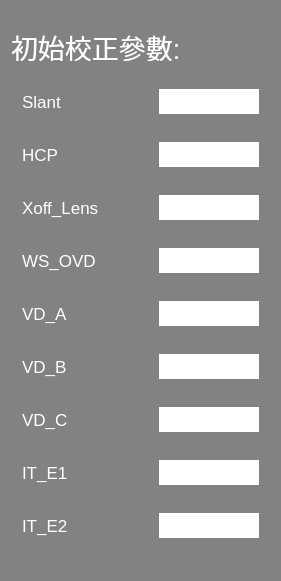
        <widget class="QGroupBox" name="verticalGroupBox">
         <property name="geometry">
          <rect>
           <x>570</x>
           <y>30</y>
           <width>281</width>
           <height>581</height>
          </rect>
         </property>
         <property name="font">
          <font>
           <pointsize>14</pointsize>
          </font>
         </property>
         <property name="styleSheet">
          <string notr="true">color: rgb(255, 255, 255);
background-color: rgb(130, 130, 130);
border-radius: 20px solid gray;</string>
         </property>
         <layout class="QVBoxLayout" name="verticalLayout">
          <item>
           <widget class="QLabel" name="label_23">
            <property name="maximumSize">
             <size>
              <width>16777215</width>
              <height>28</height>
             </size>
            </property>
            <property name="font">
             <font>
              <pointsize>20</pointsize>
             </font>
            </property>
            <property name="text">
             <string>初始校正參數:</string>
            </property>
           </widget>
          </item>
          <item>
           <layout class="QHBoxLayout" name="horizontalLayout_3">
            <item>
             <widget class="QLabel" name="label_2">
              <property name="maximumSize">
               <size>
                <width>120</width>
                <height>16777215</height>
               </size>
              </property>
              <property name="font">
               <font>
                <pointsize>13</pointsize>
               </font>
              </property>
              <property name="text">
               <string>Slant</string>
              </property>
             </widget>
            </item>
            <item>
             <widget class="QLineEdit" name="slant_ini">
              <property name="maximumSize">
               <size>
                <width>100</width>
                <height>16777215</height>
               </size>
              </property>
              <property name="font">
               <font>
                <pointsize>14</pointsize>
               </font>
              </property>
              <property name="styleSheet">
               <string notr="true">background-color: rgb(255, 255, 255);
color: rgb(0, 0, 0);</string>
              </property>
              <property name="text">
               <string/>
              </property>
             </widget>
            </item>
           </layout>
          </item>
          <item>
           <layout class="QHBoxLayout" name="horizontalLayout_2">
            <item>
             <widget class="QLabel" name="label">
              <property name="maximumSize">
               <size>
                <width>120</width>
                <height>16777215</height>
               </size>
              </property>
              <property name="font">
               <font>
                <pointsize>13</pointsize>
               </font>
              </property>
              <property name="text">
               <string>HCP</string>
              </property>
             </widget>
            </item>
            <item>
             <widget class="QLineEdit" name="hcp_ini">
              <property name="maximumSize">
               <size>
                <width>100</width>
                <height>16777215</height>
               </size>
              </property>
              <property name="font">
               <font>
                <pointsize>14</pointsize>
               </font>
              </property>
              <property name="styleSheet">
               <string notr="true">background-color: rgb(255, 255, 255);
color: rgb(0, 0, 0);</string>
              </property>
              <property name="text">
               <string/>
              </property>
             </widget>
            </item>
           </layout>
          </item>
          <item>
           <layout class="QHBoxLayout" name="horizontalLayout_16">
            <item>
             <widget class="QLabel" name="label_16">
              <property name="maximumSize">
               <size>
                <width>120</width>
                <height>16777215</height>
               </size>
              </property>
              <property name="font">
               <font>
                <pointsize>13</pointsize>
               </font>
              </property>
              <property name="text">
               <string>Xoff_Lens</string>
              </property>
             </widget>
            </item>
            <item>
             <widget class="QLineEdit" name="xoff_lens_ini">
              <property name="maximumSize">
               <size>
                <width>100</width>
                <height>16777215</height>
               </size>
              </property>
              <property name="font">
               <font>
                <pointsize>14</pointsize>
               </font>
              </property>
              <property name="styleSheet">
               <string notr="true">background-color: rgb(255, 255, 255);
color: rgb(0, 0, 0);</string>
              </property>
              <property name="text">
               <string/>
              </property>
             </widget>
            </item>
           </layout>
          </item>
          <item>
           <layout class="QHBoxLayout" name="horizontalLayout_17">
            <item>
             <widget class="QLabel" name="label_17">
              <property name="maximumSize">
               <size>
                <width>120</width>
                <height>16777215</height>
               </size>
              </property>
              <property name="font">
               <font>
                <pointsize>13</pointsize>
               </font>
              </property>
              <property name="text">
               <string>WS_OVD</string>
              </property>
             </widget>
            </item>
            <item>
             <widget class="QLineEdit" name="ws_ovd_ini">
              <property name="maximumSize">
               <size>
                <width>100</width>
                <height>16777215</height>
               </size>
              </property>
              <property name="font">
               <font>
                <pointsize>14</pointsize>
               </font>
              </property>
              <property name="styleSheet">
               <string notr="true">background-color: rgb(255, 255, 255);
color: rgb(0, 0, 0);</string>
              </property>
              <property name="text">
               <string/>
              </property>
             </widget>
            </item>
           </layout>
          </item>
          <item>
           <layout class="QHBoxLayout" name="horizontalLayout_18">
            <item>
             <widget class="QLabel" name="label_18">
              <property name="maximumSize">
               <size>
                <width>120</width>
                <height>16777215</height>
               </size>
              </property>
              <property name="font">
               <font>
                <pointsize>13</pointsize>
               </font>
              </property>
              <property name="text">
               <string>VD_A</string>
              </property>
             </widget>
            </item>
            <item>
             <widget class="QLineEdit" name="a_ini">
              <property name="maximumSize">
               <size>
                <width>100</width>
                <height>16777215</height>
               </size>
              </property>
              <property name="font">
               <font>
                <pointsize>14</pointsize>
               </font>
              </property>
              <property name="styleSheet">
               <string notr="true">background-color: rgb(255, 255, 255);
color: rgb(0, 0, 0);</string>
              </property>
              <property name="text">
               <string/>
              </property>
             </widget>
            </item>
           </layout>
          </item>
          <item>
           <layout class="QHBoxLayout" name="horizontalLayout_19">
            <item>
             <widget class="QLabel" name="label_19">
              <property name="maximumSize">
               <size>
                <width>120</width>
                <height>16777215</height>
               </size>
              </property>
              <property name="font">
               <font>
                <pointsize>13</pointsize>
               </font>
              </property>
              <property name="text">
               <string>VD_B</string>
              </property>
             </widget>
            </item>
            <item>
             <widget class="QLineEdit" name="b_ini">
              <property name="maximumSize">
               <size>
                <width>100</width>
                <height>16777215</height>
               </size>
              </property>
              <property name="font">
               <font>
                <pointsize>14</pointsize>
               </font>
              </property>
              <property name="styleSheet">
               <string notr="true">background-color: rgb(255, 255, 255);
color: rgb(0, 0, 0);</string>
              </property>
              <property name="text">
               <string/>
              </property>
             </widget>
            </item>
           </layout>
          </item>
          <item>
           <layout class="QHBoxLayout" name="horizontalLayout_20">
            <item>
             <widget class="QLabel" name="label_20">
              <property name="maximumSize">
               <size>
                <width>120</width>
                <height>16777215</height>
               </size>
              </property>
              <property name="font">
               <font>
                <pointsize>13</pointsize>
               </font>
              </property>
              <property name="text">
               <string>VD_C</string>
              </property>
             </widget>
            </item>
            <item>
             <widget class="QLineEdit" name="c_ini">
              <property name="maximumSize">
               <size>
                <width>100</width>
                <height>16777215</height>
               </size>
              </property>
              <property name="font">
               <font>
                <pointsize>14</pointsize>
               </font>
              </property>
              <property name="styleSheet">
               <string notr="true">background-color: rgb(255, 255, 255);
color: rgb(0, 0, 0);</string>
              </property>
              <property name="text">
               <string/>
              </property>
             </widget>
            </item>
           </layout>
          </item>
          <item>
           <layout class="QHBoxLayout" name="horizontalLayout_21">
            <item>
             <widget class="QLabel" name="label_21">
              <property name="maximumSize">
               <size>
                <width>120</width>
                <height>16777215</height>
               </size>
              </property>
              <property name="font">
               <font>
                <pointsize>13</pointsize>
               </font>
              </property>
              <property name="text">
               <string>IT_E1</string>
              </property>
             </widget>
            </item>
            <item>
             <widget class="QLineEdit" name="e1_ini">
              <property name="maximumSize">
               <size>
                <width>100</width>
                <height>16777215</height>
               </size>
              </property>
              <property name="font">
               <font>
                <pointsize>14</pointsize>
               </font>
              </property>
              <property name="styleSheet">
               <string notr="true">background-color: rgb(255, 255, 255);
color: rgb(0, 0, 0);</string>
              </property>
              <property name="text">
               <string/>
              </property>
             </widget>
            </item>
           </layout>
          </item>
          <item>
           <layout class="QHBoxLayout" name="horizontalLayout_22">
            <item>
             <widget class="QLabel" name="label_22">
              <property name="maximumSize">
               <size>
                <width>120</width>
                <height>16777215</height>
               </size>
              </property>
              <property name="font">
               <font>
                <pointsize>13</pointsize>
               </font>
              </property>
              <property name="text">
               <string>IT_E2</string>
              </property>
             </widget>
            </item>
            <item>
             <widget class="QLineEdit" name="e2_ini">
              <property name="maximumSize">
               <size>
                <width>100</width>
                <height>16777215</height>
               </size>
              </property>
              <property name="font">
               <font>
                <pointsize>14</pointsize>
               </font>
              </property>
              <property name="styleSheet">
               <string notr="true">background-color: rgb(255, 255, 255);
color: rgb(0, 0, 0);</string>
              </property>
              <property name="text">
               <string/>
              </property>
             </widget>
            </item>
           </layout>
          </item>
         </layout>
        </widget>
